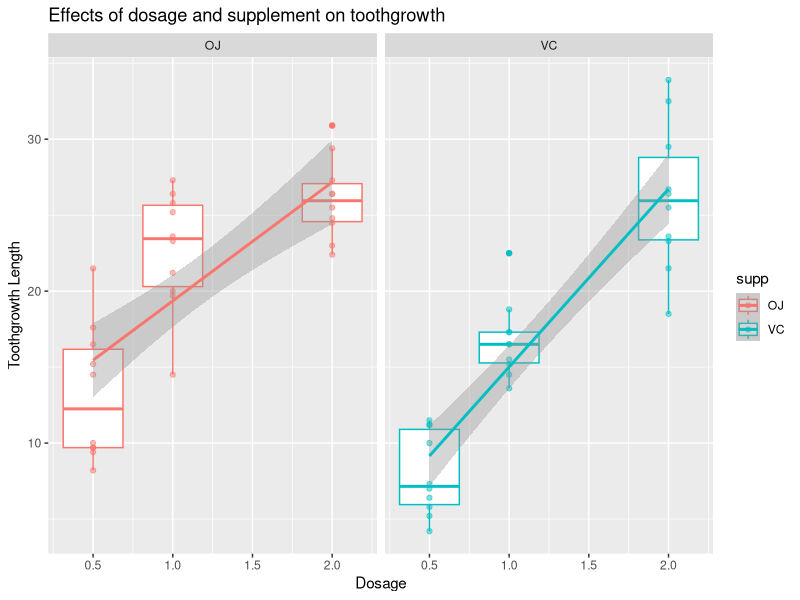
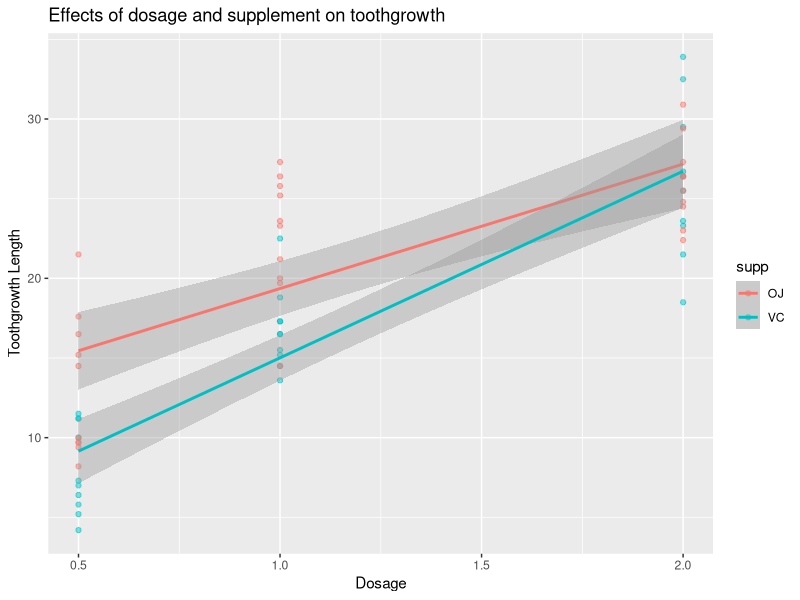

Write R code to recreate these figures, in order.
## ---- chunk 1
knitr::opts_chunk$set(echo = TRUE)
## ---- chunk 2
# load required libraries
library(ggplot2)
library(knitr)
## ---- chunk 3
# First we would use the structure function str to examine ToothGrowth properties
# use str
str(ToothGrowth)
## ---- chunk 4

# observation count for factors OC and VJ
table(ToothGrowth$supp)

# observation count for dosage
table(ToothGrowth$dose)

## ---- chunk 5

# Set the data and x, y coordinates for ggplot
g <- ggplot(data=ToothGrowth,mapping = aes(x=dose,y=len,color=supp))

# Add boxplot to show the distribution and mean for each distribution, group the plot based on dose.
g <- g + geom_boxplot(aes(group=dose))

# Add points to show the data points
g <- g + geom_point(alpha = 0.5)

# Add a smoother to show the increase/decrease in length
g <- g + geom_smooth(method="lm")

# use facet_wrap to show different graph for VC and OJ
g <- g +facet_wrap(~supp)

# Add the label and title and the output the graph
g <- g + xlab("Dosage")+ylab("Toothgrowth Length")+ggtitle("Effects of dosage and supplement on toothgrowth")

g

## ---- chunk 6
# add data
g <- ggplot(data=ToothGrowth,mapping = aes(x=dose,y=len,color=supp))

# draw points and smoother
g <- g + geom_point(alpha = 0.5)+geom_smooth(method="lm")
g <- g + xlab("Dosage")+ylab("Toothgrowth Length")+ggtitle("Effects of dosage and supplement on toothgrowth")

g

## ---- chunk 7
#split the data in different subsets for OJ and VC (for each dosage 0.5,1 and 2)

# Subset for OJ and VC for dosage 0.5
dfOJ1 <- subset(ToothGrowth,ToothGrowth$supp == 'OJ' & ToothGrowth$dose == 0.5 )
dfVC1 <- subset(ToothGrowth,ToothGrowth$supp == 'VC' & ToothGrowth$dose == 0.5 )

# Subset for OJ and VC for dosage 1
dfOJ2 <- subset(ToothGrowth,ToothGrowth$supp == 'OJ' & ToothGrowth$dose == 1 )
dfVC2 <- subset(ToothGrowth,ToothGrowth$supp == 'VC' & ToothGrowth$dose == 1 )

# Subset for OJ and VC for dosage 2
dfOJ3 <- subset(ToothGrowth,ToothGrowth$supp == 'OJ' & ToothGrowth$dose == 2 )
dfVC3 <- subset(ToothGrowth,ToothGrowth$supp == 'VC' & ToothGrowth$dose == 2 )

## ---- chunk 8

# mean length for toothgrowth of OJ for dosage = 0.5
mean_OJ1 <- mean(dfOJ1$len)

# mean length for toothgrowth of OJ for dosage = 1
mean_OJ2 <- mean(dfOJ2$len)

# t Confidence interval for the difference of means for dosage = 1 and dosage = 0.5
h1.OJ.conf <- t.test(dfOJ2$len,dfOJ1$len,paired = FALSE)$conf.int

# p value for for the difference of means for dosage = 1 and dosage = 0.5
h1.OJ.p <- t.test(dfOJ2$len,dfOJ1$len,paired = FALSE)$p.value
## ---- chunk 9

# mean length for toothgrowth of OJ for dosage = 2
mean_OJ3 <- mean(dfOJ3$len)

# t Confidence interval for the difference of means for dosage = 2 and dosage = 2
h2.OJ.conf <- t.test(dfOJ3$len,dfOJ2$len,paired = FALSE)$conf.int

# p value for for the difference of means for dosage = 2 and dosage = 1
h2.OJ.p <- t.test(dfOJ3$len,dfOJ2$len,paired = FALSE)$p.value
## ---- chunk 10

# mean length for toothgrowth of VC for dosage = 0.5
mean_VC1 <- mean(dfVC1$len)

# mean length for toothgrowth of VC for dosage = 1
mean_VC2 <- mean(dfVC2$len)

# t Confidence interval for the difference of means for dosage = 1 and dosage = 0.5
h1.VC.conf <- t.test(dfVC2$len,dfVC1$len,paired = FALSE)$conf.int

# p value for for the difference of means for dosage = 1 and dosage = 0.5
h1.VC.p <- t.test(dfVC2$len,dfVC1$len,paired = FALSE)$p.value
## ---- chunk 11

# mean length for toothgrowth of VC for dosage = 2
mean_VC3 <- mean(dfVC3$len)

# t Confidence interval for the difference of means for dosage = 2 and dosage = 2
h2.VC.conf <- t.test(dfVC3$len,dfVC2$len,paired = FALSE)$conf.int

# p value for for the difference of means for dosage = 2 and dosage = 1
h2.VC.p <- t.test(dfVC3$len,dfVC2$len,paired = FALSE)$p.value
## ---- chunk 12

# t Confidence interval for the difference of means for dosage = 2 and dosage = 2
h3.conf <- t.test(dfOJ1$len,dfVC1$len,paired = FALSE)$conf.int

# p value for for the difference of means for dosage = 2 and dosage = 1
h3.p <- t.test(dfOJ1$len,dfVC1$len,paired = FALSE)$p.value
## ---- chunk 13

# t Confidence interval for the difference of means for dosage = 2 and dosage = 2
h4.conf <- t.test(dfOJ2$len,dfVC2$len,paired = FALSE)$conf.int

# p value for for the difference of means for dosage = 2 and dosage = 1
h4.p <- t.test(dfOJ2$len,dfVC2$len,paired = FALSE)$p.value
## ---- chunk 14

# t Confidence interval for the difference of means for dosage = 2 and dosage = 2
h5.conf <- t.test(dfOJ3$len,dfVC3$len,paired = FALSE)$conf.int

# p value for for the difference of means for dosage = 2 and dosage = 1
h5.p <- t.test(dfOJ3$len,dfVC3$len,paired = FALSE)$p.value
